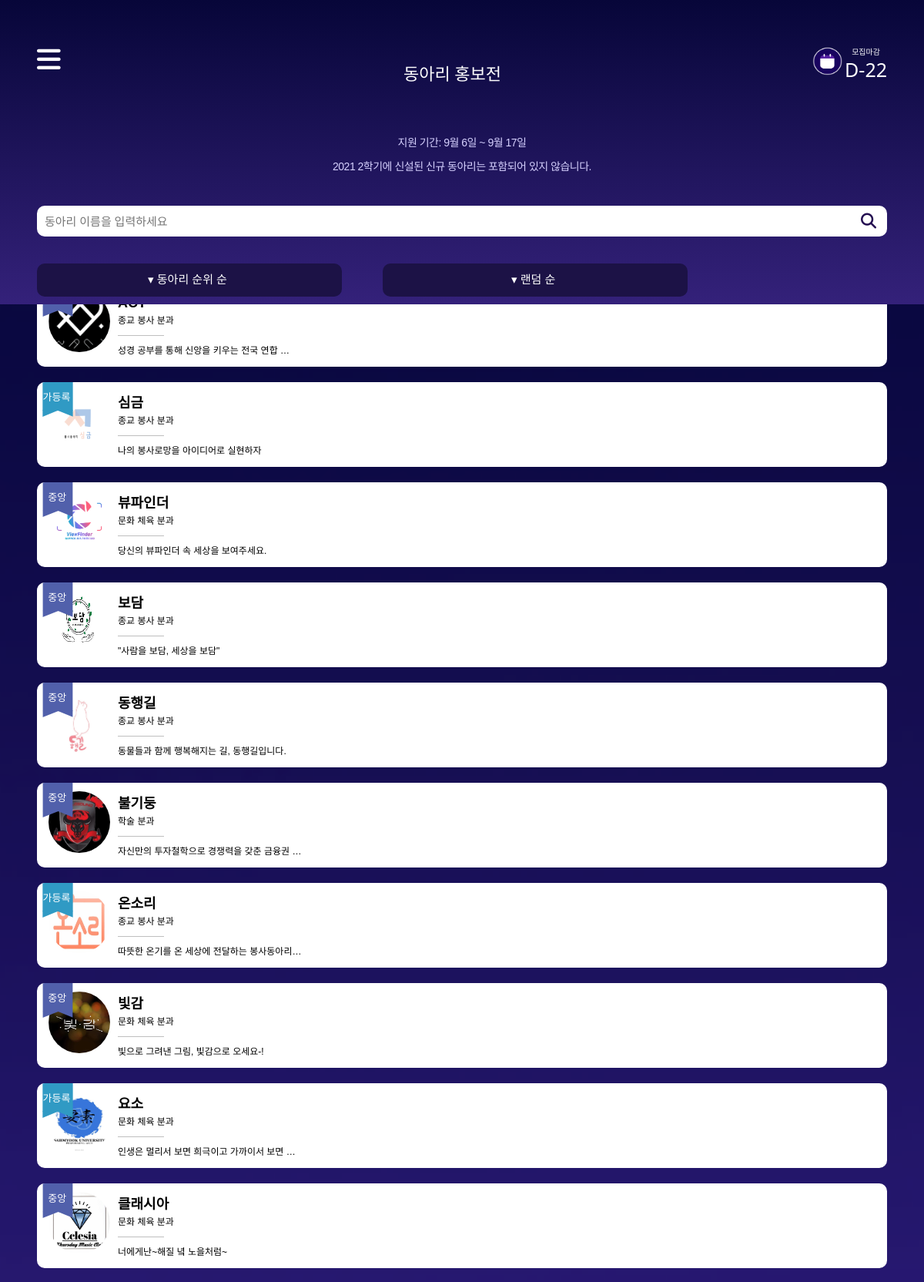
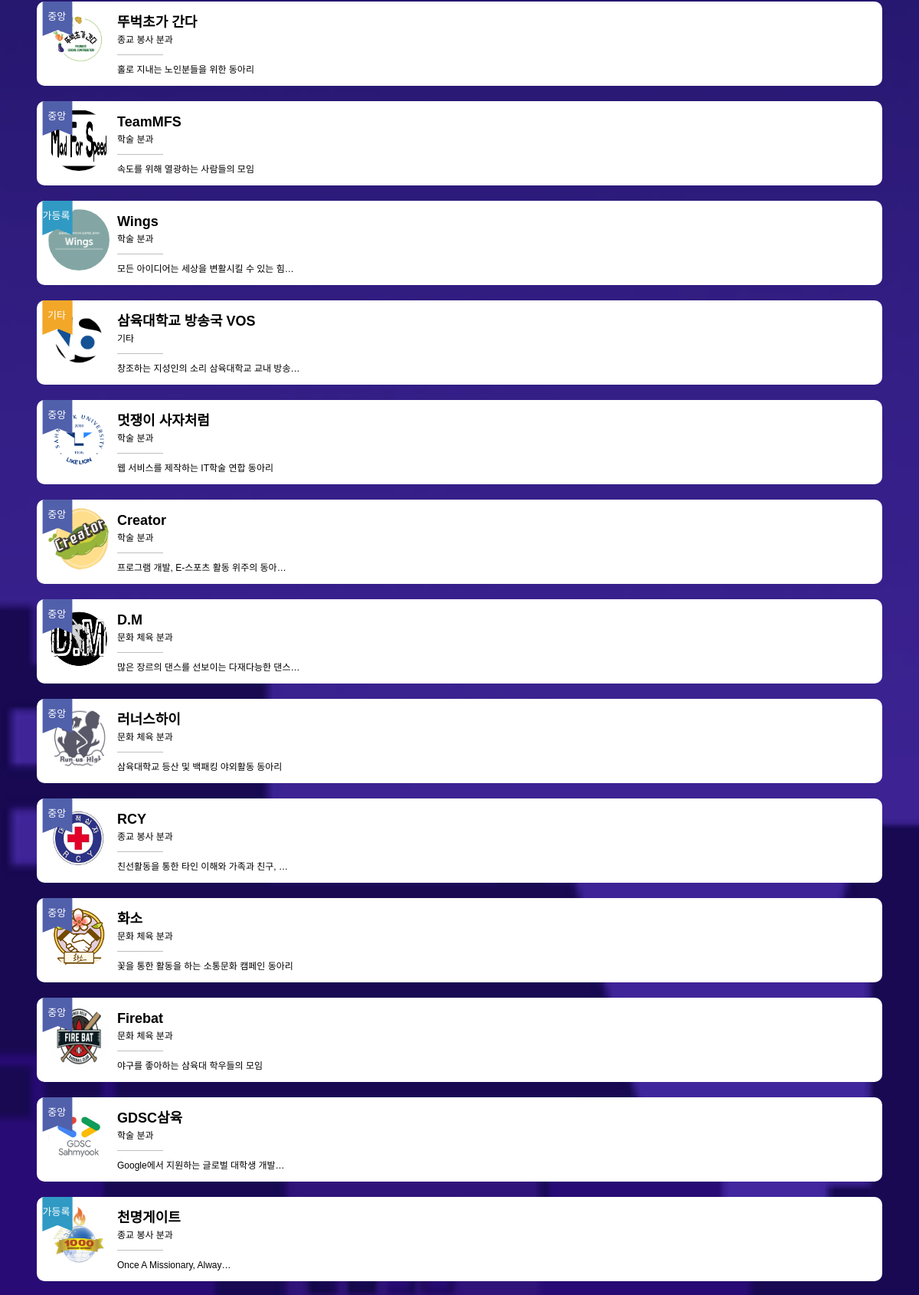
The page /club/ (upper part) on the database its author committed (2 pictures, top to bottom).
### base/models.py (models this page shows, shortened)
class Clubs(models.Model):
    club_id = models.AutoField(primary_key=True)
    club_name = models.CharField(max_length=200, blank=True, null=True)
    main_club = models.IntegerField(blank=True, null=True)
    club_desc = models.CharField(max_length=200, blank=True, null=True)
    user = models.ForeignKey(AuthUser, models.DO_NOTHING, blank=True, null=True)
    club_type = models.ForeignKey(ClubTypes, models.DO_NOTHING)
    club_img = models.ImageField(upload_to='images/', blank=True, null=True) # 활동사진
    club_logo = models.ImageField(upload_to='images/', blank=True, null=True) #로고
    rank = models.IntegerField(blank=True, null=True)
    sns_link = models.CharField(max_length=500, blank=True, null=True) # 여분
    instagram_link = models.CharField(max_length=500, blank=True, null=True)
    facebook_link = models.CharField(max_length=500, blank=True, null=True)
    youtube_link = models.CharField(max_length=500, blank=True, null=True)
    form_link = models.CharField(max_length=500, blank=True, null=True)
    recruitment_content = models.TextField(blank=True, null=True)

class ClubTypes(models.Model):
    club_type_id = models.AutoField(primary_key=True)
    club_type_name = models.CharField(max_length=200, blank=True, null=True)
    club_type_desc = models.CharField(max_length=200, blank=True, null=True)
    club_type = models.IntegerField(blank=True, null=True)
    def __str__(self):
        return self.club_type_name

### club/views.py (the view)
# urls.py: path('', views.home1, name="home1"),
def home1(request):
    template_name='main.html'
    club_list = Clubs.objects.all().order_by('?')
    side_menu1 = Clubs.objects.all().filter(club_type = 1)
    side_menu2 = Clubs.objects.all().filter(club_type = 2)
    side_menu3 = Clubs.objects.all().filter(club_type = 3)
    if request.GET.get("keyword"):
        keyword = request.GET.get("keyword")
        club_list = Clubs.objects.filter(Q(club_name__icontains = keyword)).distinct()
    if request.GET.get('rank'):
        club_list = sorted(club_list, key=operator.attrgetter('rank'))
    if request.GET.get('dday'):
        club_list = sorted(club_list, key=operator.attrgetter('deadline'), reverse=True)
    return render(request, template_name, {'club_list':club_list})

### base/templates/main.html (shortened to what this page needs)
{% load static %}
<!DOCTYPE html>
<html lang="en">
  <head>
    <link rel="stylesheet" href="{% static 'css/main.css' %}" />
    <link
      rel="stylesheet"
      href="https://maxcdn.bootstrapcdn.com/bootstrap/3.3.2/css/bootstrap.min.css"
    />
    <link
      rel="stylesheet"
      href="https://maxcdn.bootstrapcdn.com/bootstrap/3.3.2/css/bootstrap-theme.min.css"
    />
    <link
      href="https://cdn.jsdelivr.net/npm/bootstrap@5.0.2/dist/css/bootstrap.min.css"
      rel="stylesheet"
    />
  </head>
  <body style="background: none">
    <header style="position: fixed">
      {% include 'side.html' %}
      <div class="club_text">
        <p id="club_txt">지원 기간: 9월 6일 ~ 9월 17일</p>
        <p id="club_txt">
          2021 2학기에 신설된 신규 동아리는 포함되어 있지 않습니다.
        </p>
      </div>
      <form action="{% url 'home1' %}" method="GET">
        <div class="search-bar">
          <input
            type="search"
            placeholder="동아리 이름을 입력하세요"
            name="keyword"
          />
          <button type="submit" class="fas fa-search"></button>
        </div>
      </form>
      <div class="club_sort_btn">
        <form method="get">
          <button
            type="submit"
            name="rank"
            class="sort_btn"
            value="rank"
            style="min-width: 132px"
          >
            ▾ 동아리 순위 순
          </button>
          <button type="submit" name="random" class="sort_btn">
            ▾ 랜덤 순
          </button>
        </form>
      </div>
    </header>
    <main style="margin-top: 330px">
      {% for club in club_list %}
      <a href="{% url 'home' club.club_id %}">
        <div class="card" style="border-radius: 10px; border: none">
          <div class="c_img">
            <div class="card_img">
              {% if club.club_logo %}
              <img
                src="{{club.club_logo.url}}"
                width="80px"
                height="80px"
                style="border-radius: 50%"
              />
              {% endif %}
            </div>
            {% if club.main_club == 1 %}
            <img
              class="flag"
              src="{% static '중앙.svg' %}"
              width="40px"
              height="45px"
            />
            {% elif club.main_club == 0 %}
            <img
              class="flag"
              src="{% static '가등록.svg' %}"
              width="40px"
              height="45px"
            />
            {% else %}
            <img
              class="flag"
              src="{% static '기타.svg' %}"
              width="40px"
              height="45px"
            />
            {% endif %}
          </div>
          <div class="text-wrap">
            <h1>{{club.club_name}}</h1>
            <span>{{club.club_type}}</span>
            <hr style="color: black" width="60px" />
            <span id="club_t">{{club.club_desc|truncatechars:25}}</span>
          </div>
        </div>
      </a>
      {% endfor %}
    </main>
  </body>
</html>

### base/static/css/main.css (style rules this page uses)
html { height: 100%; background-image: url("../../../static/main_back.png"); background-attachment: fixed; background-position: bottom; background-size: cover; background-repeat: no-repeat; background-color: #28106E; }
body { margin: 0; padding: 0; width: 100%; height: 100%; box-sizing: border-box; }
header { color: white; position: sticky; background: linear-gradient(#070639, #34217a); background-size: cover; top: 0; left: 0; right: 0; z-index: 1; }
.club_text { margin: 5px 0 20px 0; text-align: center; }
#club_txt { font-family: 'Noto Sans KR', sans-serif; font-weight: 300; font-size: 14px; letter-spacing: -0.5px; color: #D5D0FD; }
.search-bar { position: relative; width: 100%; margin: 10px 0 10px 0; padding: 20px 4%; }
.search-bar>input { width: 100%; height: 40px; border: 0px; border-radius: 10px; padding-left: 10px; font-size: 15px; color: black; padding-right: 40px; }
.fa-search { background-color: transparent; border: none; position: absolute; right: 8px; top: 36%; font-size: 20px; color: #240E51; margin-right: 4%; }
.club_sort_btn { font-family: 'Noto Sans KR', sans-serif; font-weight: 300; font-size: 15px; color: white; display: contents; }
.sort_btn { border: none; top: 10px; border-radius: 10px; padding: 10px 5px 10px 0px; width: 33%; margin: 5px 1px 10px 4%; background-color: #1C1246; }
main { padding: 3% 4% 5% 4%; width: 100%; background-size: cover; }
.card { z-index: 0; transition: 0.3s; position: relative; border: none; width: 100%; max-width: 100%; height: 110px; overflow: hidden; display: inline-block; margin-bottom: 20px; background-color: white; }
.c_img { width: 100px; height: 80px; }
.card_img { position: absolute; left: 15px; top: 11px; }
.flag { position: relative; z-index: 1; margin: 0 7px; }
.text-wrap { position: absolute; bottom: 12px; left: 80px; z-index: 10; padding-left: 25px; }
.text-wrap h1 { font-size: 18px; margin-bottom: 2px; color: black; font-family: 'Noto Sans KR', sans-serif; font-weight: 700; }
.text-wrap span { color: black; font-size: 12px; font-family: 'Noto Sans KR', sans-serif; font-weight: 500; }
.text-wrap #club_t { font-family: 'Noto Sans KR', sans-serif; font-weight: 300; }

### base/static/css/side.css (style rules this page uses)
body { margin: 0; padding: 0; box-sizing: border-box; height: 100%; }

### rows shown on the page
Clubs: club_logo (picture), main_club 1 (drawn), club_name "ACT", club_type "종교 봉사 분과", club_desc "성경 공부를 통해 신앙을 키우는 전국 연합 …"
Clubs: club_logo (picture), main_club 0 (drawn), club_name "심금", club_type "종교 봉사 분과", club_desc "나의 봉사로망을 아이디어로 실현하자"
Clubs: club_logo (picture), main_club 1 (drawn), club_name "뷰파인더", club_type "문화 체육 분과", club_desc "당신의 뷰파인더 속 세상을 보여주세요."
Clubs: club_logo (picture), main_club 1 (drawn), club_name "보담", club_type "종교 봉사 분과", club_desc "\"사람을 보담, 세상을 보담\""
Clubs: club_logo (picture), main_club 1 (drawn), club_name "동행길", club_type "종교 봉사 분과", club_desc "동물들과 함께 행복해지는 길, 동행길입니다."
Clubs: club_logo (picture), main_club 1 (drawn), club_name "불기둥", club_type "학술 분과", club_desc "자신만의 투자철학으로 경쟁력을 갖춘 금융권 …"
Clubs: club_logo (picture), main_club 0 (drawn), club_name "온소리", club_type "종교 봉사 분과", club_desc "따뜻한 온기를 온 세상에 전달하는 봉사동아리…"
Clubs: club_logo (picture), main_club 1 (drawn), club_name "빛감", club_type "문화 체육 분과", club_desc "빛으로 그려낸 그림, 빛감으로 오세요-!"
Clubs: club_logo (picture), main_club 0 (drawn), club_name "요소", club_type "문화 체육 분과", club_desc "인생은 멀리서 보면 희극이고 가까이서 보면 …"
Clubs: club_logo (picture), main_club 1 (drawn), club_name "클래시아", club_type "문화 체육 분과", club_desc "너에게난~해질 녘 노을처럼~"
Clubs: club_logo (picture), main_club 1 (drawn), club_name "뚜벅초가 간다", club_type "종교 봉사 분과", club_desc "홀로 지내는 노인분들을 위한 동아리"
Clubs: club_logo (picture), main_club 1 (drawn), club_name "TeamMFS", club_type "학술 분과", club_desc "속도를 위해 열광하는 사람들의 모임"
Clubs: club_logo (picture), main_club 0 (drawn), club_name "Wings", club_type "학술 분과", club_desc "모든 아이디어는 세상을 변활시킬 수 있는 힘…"
Clubs: club_logo (picture), club_name "삼육대학교 방송국 VOS", club_type "기타", club_desc "창조하는 지성인의 소리 삼육대학교 교내 방송…"
Clubs: club_logo (picture), main_club 1 (drawn), club_name "멋쟁이 사자처럼", club_type "학술 분과", club_desc "웹 서비스를 제작하는 IT학술 연합 동아리"
Clubs: club_logo (picture), main_club 1 (drawn), club_name "Creator", club_type "학술 분과", club_desc "프로그램 개발, E-스포츠 활동 위주의 동아…"
Clubs: club_logo (picture), main_club 1 (drawn), club_name "D.M", club_type "문화 체육 분과", club_desc "많은 장르의 댄스를 선보이는 다재다능한 댄스…"
Clubs: club_logo (picture), main_club 1 (drawn), club_name "러너스하이", club_type "문화 체육 분과", club_desc "삼육대학교 등산 및 백패킹 야외활동 동아리"
Clubs: club_logo (picture), main_club 1 (drawn), club_name "RCY", club_type "종교 봉사 분과", club_desc "친선활동을 통한 타인 이해와 가족과 친구, …"
Clubs: club_logo (picture), main_club 1 (drawn), club_name "화소", club_type "문화 체육 분과", club_desc "꽃을 통한 활동을 하는 소통문화 캠페인 동아리"
Clubs: club_logo (picture), main_club 1 (drawn), club_name "Firebat", club_type "문화 체육 분과", club_desc "야구를 좋아하는 삼육대 학우들의 모임"
Clubs: club_logo (picture), main_club 1 (drawn), club_name "GDSC삼육", club_type "학술 분과", club_desc "Google에서 지원하는 글로벌 대학생 개발…"
Clubs: club_logo (picture), main_club 0 (drawn), club_name "천명게이트", club_type "종교 봉사 분과", club_desc "Once A Missionary, Alway…"
